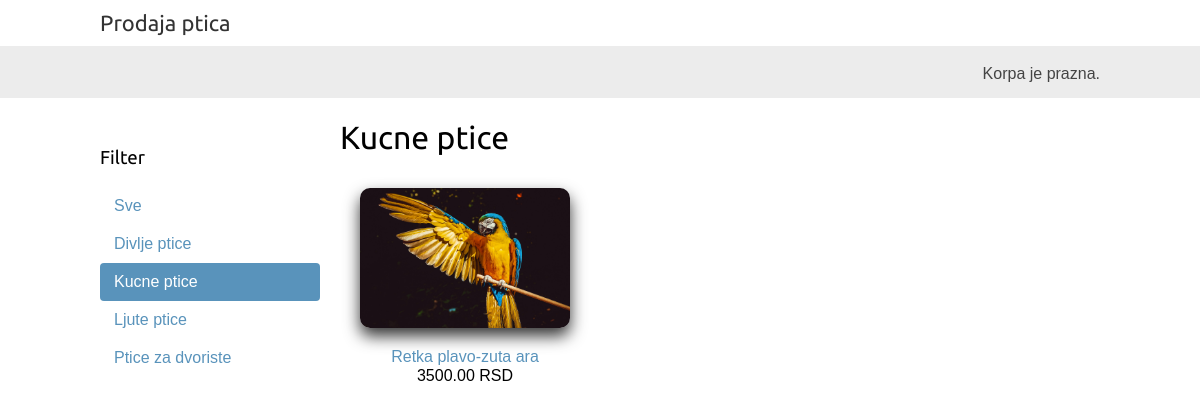
Page /kucne-ptice/ on the earlier database version.
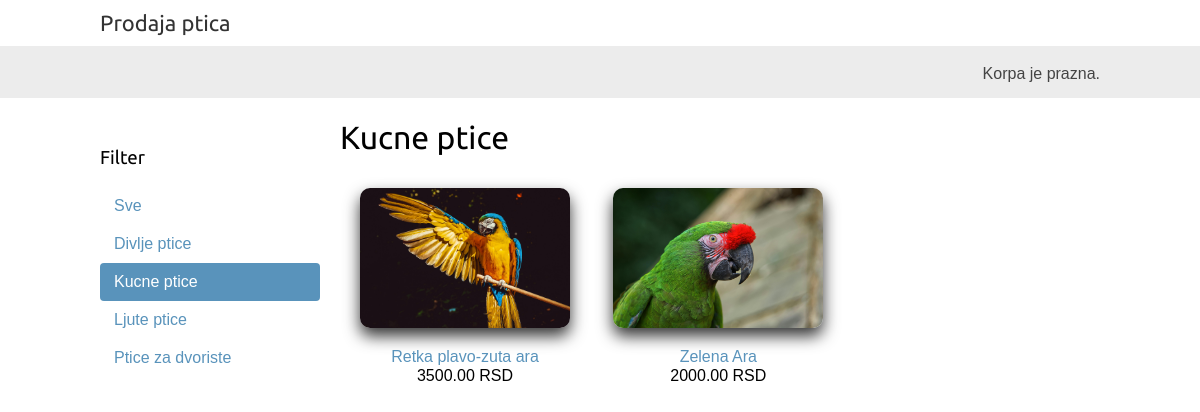
Same page on the later database version.
### SalonPtica/models.py (models this page shows, shortened)
class Segment(models.Model):
    naziv = models.CharField(max_length=200, db_index=True)
    slug = models.SlugField(max_length=200, unique=True)
    class Meta:
        ordering = ('naziv',)
        verbose_name = 'segment'
        verbose_name_plural = 'segmenti'
    def ApsolutniURL(self):
        return reverse('SalonPtica:ListaPticaPoSegmentu', args=[self.slug])

class Ptica(models.Model):
    segment = models.ForeignKey(Segment, related_name='ptice', on_delete=models.CASCADE)
    naziv = models.CharField(max_length=200, db_index=True)
    slug = models.SlugField(max_length=200, db_index=True)
    slika = models.ImageField(upload_to='ptice/%Y/%m/%d', blank=True)
    opis = models.TextField(blank=True)
    cena = models.DecimalField(max_digits=10, decimal_places=2)
    raspoloziv = models.BooleanField(default=True)
    kreiran = models.DateTimeField(auto_now_add=True)
    azuriran = models.DateTimeField(auto_now=True)
    class Meta:
        ordering = ('naziv',)
        index_together = (('id', 'slug'),)
        verbose_name_plural = 'ptice'
    def ApsolutniURL(self):
        return reverse('SalonPtica:DetaljiPtica', args=[self.id, self.slug])

### SalonPtica/views.py (the view)
# urls.py: path('', views.ListaPtica, name='ListaPtica'),
def ListaPtica(request, segment_slug=None):
    segment = None
    segmenti = Segment.objects.all()
    ptice = Ptica.objects.filter(raspoloziv=True)
    if segment_slug:
        segment = get_object_or_404(Segment, slug=segment_slug)
        ptice = ptice.filter(segment=segment)
    korpa = Korpa(request)
    return render(request, 'SalonPtica/ptica/list.html', {'segment': segment, 'segmenti': segmenti, 'ptice': ptice, 'korpa': korpa})

### KorpaZaKupovinu/korpa.py (called while the page is built)
    def __len__(self):
        return sum(stavka['kolicina'] for stavka in self.korpa.values())

### SalonPtica/templates/SalonPtica/ptica/list.html (shortened to what this page needs)
{% extends "SalonPtica/base.html" %}
{% load static %}
{% block content %}
    <div id="sidebar">
        <h3>Filter</h3>
        <ul>
            <li {% if not segment %}class="selected"{% endif %}>
                <a href="{% url "SalonPtica:ListaPtica" %}">Sve</a>
            </li>
            {% for c in segmenti %}
                <li {% if segment.slug == c.slug %}class="selected"{% endif %}>
                    <a href="{{ c.ApsolutniURL }}">{{ c.naziv }}</a>
                </li>
            {% endfor %}
        </ul>
    </div>
    <div class="main">
        <h1>
            {% if segment %}
                {{ segment.naziv }}
            {% else %}
                Ptice
            {% endif %}
        </h1>
        <div class = "displayGrid">
            {% for ptica in ptice %}
                    <div class="item">
                        <a href="{{ ptica.ApsolutniURL }}">
                            <img src="{% if ptica.slika %}{{ ptica.slika.url }}{% else %}{% static "img/no_image.png" %}{% endif %}">
                        </a>
                        <a href="{{ ptica.ApsolutniURL }}">{{ ptica.naziv }}</a>
                        <br>
                        {{ ptica.cena }} RSD
                    </div>
            {% endfor %}
        </div>
    </div>
{% endblock %}

Differences in the rows shown:
added Ptica: slika (picture), naziv "Zelena Ara", cena "2000.00"
